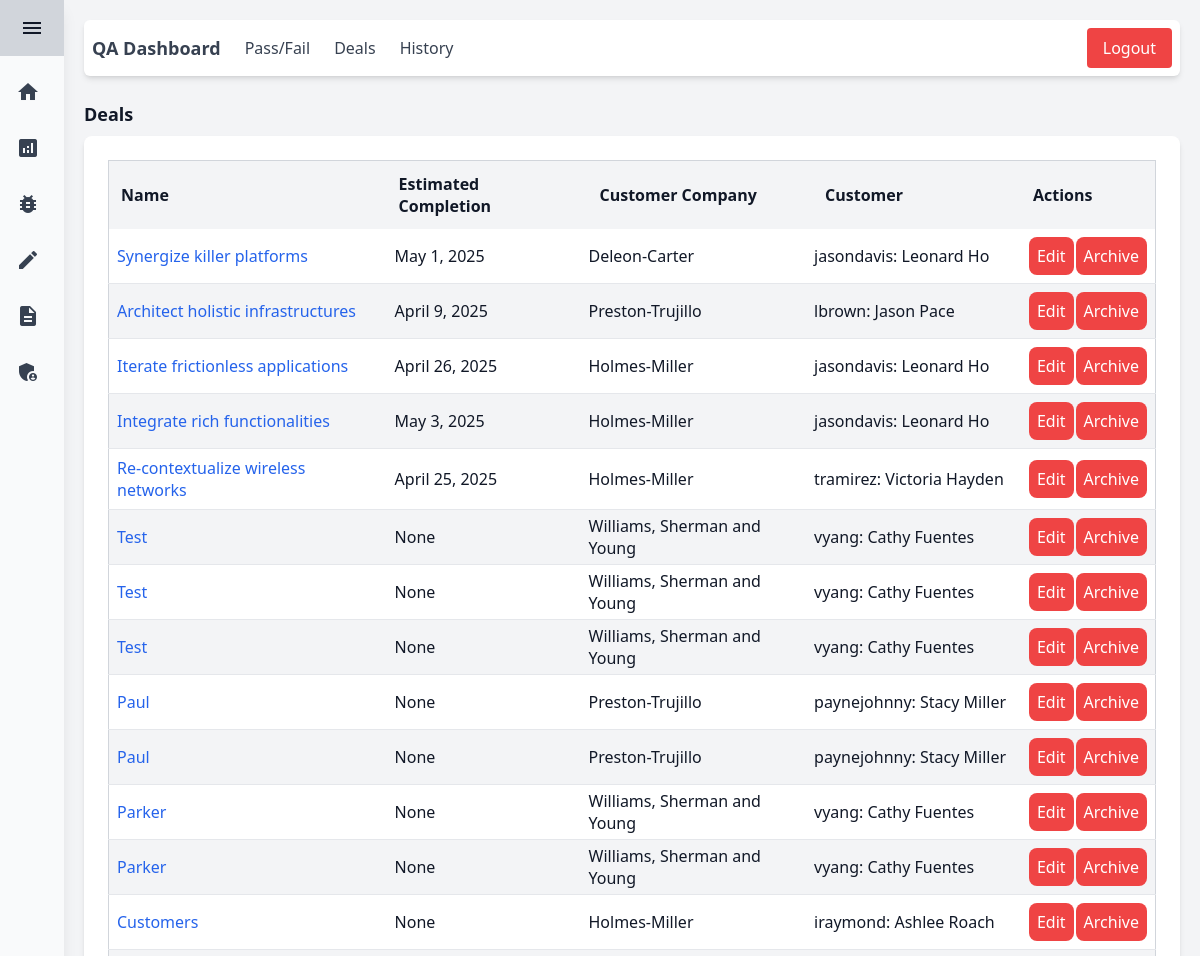
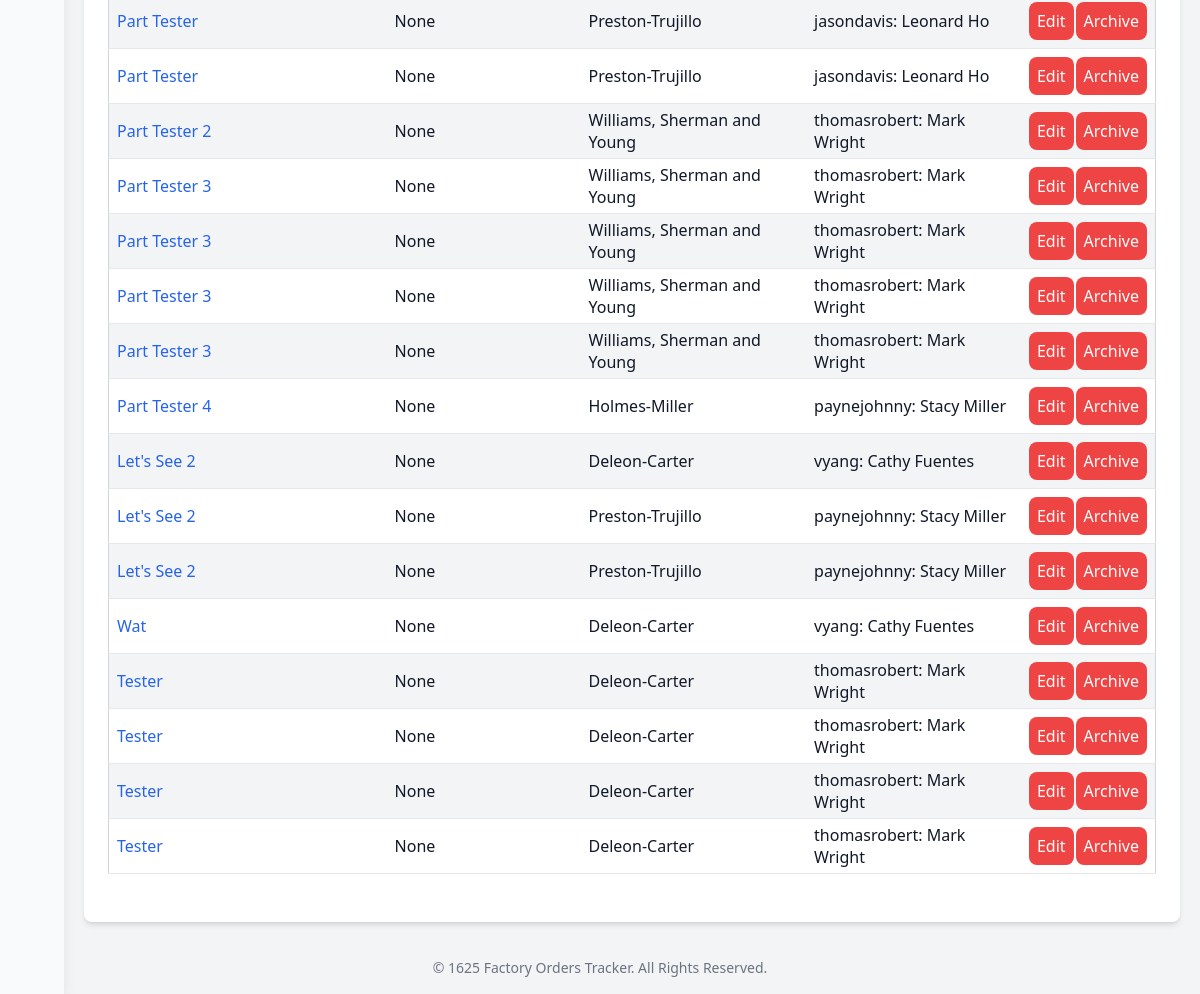
The page /bulk_operations (signed in) on the database its author committed (2 pictures, top to bottom).
### Tracker/models.py (models this page shows, shortened)
class Deals(models.Model):
    class Status(models.TextChoices):
        PENDING = 'PENDING', "Pending"
        IN_PROGRESS = 'IN_PROGRESS', "In progress"
        COMPLETED = 'COMPLETED', "Completed"
        ON_HOLD = 'ON_HOLD', "On hold"
        CANCELLED = 'CANCELLED', "Cancelled"
    name = models.CharField(max_length=50)
    customer = models.ForeignKey(User, on_delete=models.SET_NULL, null=True)
    company = models.ForeignKey(Companies, on_delete=models.SET_NULL, null=True)
    estimated_completion = models.DateField(null=True, blank=True, auto_now_add=False)
    status = models.CharField(max_length=50, choices=Status.choices, default=Status.PENDING)
    hubspot_api_id = models.CharField(max_length=50, blank=True)
    current_hubspot_gate = models.CharField(max_length=50, blank=True)
    archived = models.BooleanField(default=False)

class Companies(models.Model):
    name = models.CharField(max_length=50)
    description = models.TextField()
    hubspot_api_id = models.CharField(max_length=50)
    def __str__(self):
        return self.name

class User(AbstractUser):
    date_joined = models.DateTimeField(default=timezone.now)
    parent_company = models.ForeignKey(Companies, on_delete=models.SET_NULL, null=True, blank=True, default=None)
    def __str__(self):
        return self.username + ":" + " " + self.first_name + " " + self.last_name

### Tracker/views.py (the view)
# urls.py: path("bulk_operations", views.bulk_operations, name="bulk_operations"),
@staff_member_required()
def bulk_operations(request):
    context = {}
    deals = get_list_or_404(Deals, archived=False)
    context["deals"] = deals
    return render(request, 'tracker/bulk_operations.html', context=context)

### templates/tracker/bulk_operations.html
{% extends "base.html" %}
{% block navbar %}
    {% include 'tracker/QA_navbar.html' %}
{% endblock %}
{% block content %}
    <div class="mx-auto">
        {% if deals %}
            <h2 class="text-lg font-semibold mb-2">Deals</h2>
            <div class="mx-auto p-6 bg-white shadow-md rounded-lg">
                <table class="min-w-full border border-gray-300 mb-6">
                    <thead>
                    <tr class="bg-gray-100 text-left">
                        <th class="p-3 cursor-pointer" onclick="sortTable(0, 'deals-table')">Name</th>
                        <th class="p-3 cursor-pointer" onclick="sortTable(1, 'deals-table')">Estimated Completion</th>
                        <th class="p-3 cursor-pointer" onclick="sortTable(2, 'deals-table')">Customer Company</th>
                        <th class="p-3 cursor-pointer" onclick="sortTable(3, 'deals-table')">Customer</th>
                        <th class="p-3 cursor-pointer">Actions</th>
                    </tr>
                    </thead>
                    <tbody id="deals-table">
                    {% for deal in deals %}
                        <tr class="border-b even:bg-gray-100 odd:bg-white hover:bg-gray-200">
                            <td class="p-2"><a href="{% url 'deal_view' deal.id %}"
                                               class="text-blue-600 hover:underline">{{ deal.name }}</a></td>
                            <td class="p-2">{{ deal.estimated_completion }}</td>
                            <td>{{ deal.company }}</td>
                            <td>{{ deal.customer }}</td>
                            <td class="p-2">
                                <div class="flex gap-0.5">
                                    {% if deal.items %}
                                        <a href="{% url 'bulk_edit' deal.id %}"
                                           class="bg-red-500 hover:bg-red-600 text-white rounded-lg p-2 m-auto">
                                            Edit </a>
                                    {% else %}
                                        <a href="{% url 'bulk_add' deal.id %}"
                                           class="bg-red-500 hover:bg-red-600 text-white rounded-lg p-2 m-auto">Add</a>
                                    {% endif %}
                                    <a href="{% url 'archive_deal' deal.id %}"
                                       class="bg-red-500 hover:bg-red-600 text-white rounded-lg p-2 m-auto">
                                        Archive
                                    </a>
                                </div>
                            </td>
                        </tr>
                    {% endfor %}
                    </tbody>
                </table>
            </div>
        {% endif %}
    </div>
{% endblock %}

### rows shown on the page
Deals: name "Synergize killer platforms", estimated_completion "May 1, 2025", company "Deleon-Carter", customer "jasondavis: Leonard Ho", shows "Edit"
Deals: name "Architect holistic infrastructures", estimated_completion "April 9, 2025", company "Preston-Trujillo", customer "lbrown: Jason Pace", shows "Edit"
Deals: name "Iterate frictionless applications", estimated_completion "April 26, 2025", company "Holmes-Miller", customer "jasondavis: Leonard Ho", shows "Edit"
Deals: name "Integrate rich functionalities", estimated_completion "May 3, 2025", company "Holmes-Miller", customer "jasondavis: Leonard Ho", shows "Edit"
Deals: name "Re-contextualize wireless networks", estimated_completion "April 25, 2025", company "Holmes-Miller", customer "tramirez: Victoria Hayden", shows "Edit"
Deals: name "Test", estimated_completion "None", company "Williams, Sherman and Young", customer "vyang: Cathy Fuentes", shows "Edit"
Deals: name "Test", estimated_completion "None", company "Williams, Sherman and Young", customer "vyang: Cathy Fuentes", shows "Edit"
Deals: name "Test", estimated_completion "None", company "Williams, Sherman and Young", customer "vyang: Cathy Fuentes", shows "Edit"
Deals: name "Paul", estimated_completion "None", company "Preston-Trujillo", customer "paynejohnny: Stacy Miller", shows "Edit"
Deals: name "Paul", estimated_completion "None", company "Preston-Trujillo", customer "paynejohnny: Stacy Miller", shows "Edit"
Deals: name "Parker", estimated_completion "None", company "Williams, Sherman and Young", customer "vyang: Cathy Fuentes", shows "Edit"
Deals: name "Parker", estimated_completion "None", company "Williams, Sherman and Young", customer "vyang: Cathy Fuentes", shows "Edit"
Deals: name "Customers", estimated_completion "None", company "Holmes-Miller", customer "iraymond: Ashlee Roach", shows "Edit"
Deals: name "Part Tester", estimated_completion "None", company "Preston-Trujillo", customer "jasondavis: Leonard Ho", shows "Edit"
Deals: name "Part Tester", estimated_completion "None", company "Preston-Trujillo", customer "jasondavis: Leonard Ho", shows "Edit"
Deals: name "Part Tester 2", estimated_completion "None", company "Williams, Sherman and Young", customer "thomasrobert: Mark Wright", shows "Edit"
Deals: name "Part Tester 3", estimated_completion "None", company "Williams, Sherman and Young", customer "thomasrobert: Mark Wright", shows "Edit"
Deals: name "Part Tester 3", estimated_completion "None", company "Williams, Sherman and Young", customer "thomasrobert: Mark Wright", shows "Edit"
Deals: name "Part Tester 3", estimated_completion "None", company "Williams, Sherman and Young", customer "thomasrobert: Mark Wright", shows "Edit"
Deals: name "Part Tester 3", estimated_completion "None", company "Williams, Sherman and Young", customer "thomasrobert: Mark Wright", shows "Edit"
Deals: name "Part Tester 4", estimated_completion "None", company "Holmes-Miller", customer "paynejohnny: Stacy Miller", shows "Edit"
Deals: name "Let's See 2", estimated_completion "None", company "Deleon-Carter", customer "vyang: Cathy Fuentes", shows "Edit"
Deals: name "Let's See 2", estimated_completion "None", company "Preston-Trujillo", customer "paynejohnny: Stacy Miller", shows "Edit"
Deals: name "Let's See 2", estimated_completion "None", company "Preston-Trujillo", customer "paynejohnny: Stacy Miller", shows "Edit"
Deals: name "Wat", estimated_completion "None", company "Deleon-Carter", customer "vyang: Cathy Fuentes", shows "Edit"
Deals: name "Tester", estimated_completion "None", company "Deleon-Carter", customer "thomasrobert: Mark Wright", shows "Edit"
Deals: name "Tester", estimated_completion "None", company "Deleon-Carter", customer "thomasrobert: Mark Wright", shows "Edit"
Deals: name "Tester", estimated_completion "None", company "Deleon-Carter", customer "thomasrobert: Mark Wright", shows "Edit"
Deals: name "Tester", estimated_completion "None", company "Deleon-Carter", customer "thomasrobert: Mark Wright", shows "Edit"
